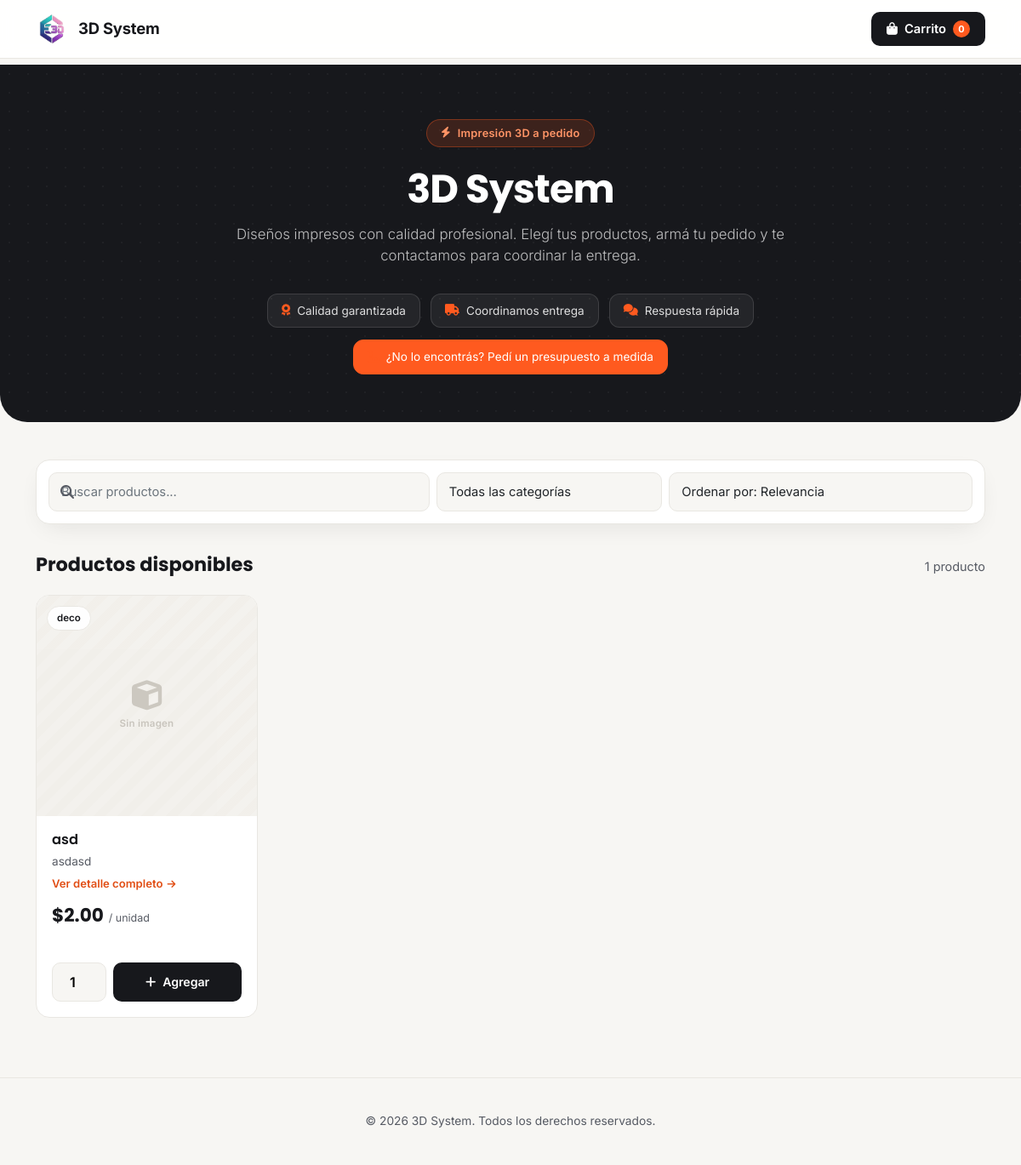
/catalogo, run on the app's committed database.
### models.py (models this page shows, shortened)
class GlobalConfig(db.Model):
    __tablename__ = 'global_config'
    id = db.Column(db.Integer, primary_key=True)
    kwh_cost = db.Column(db.Float, default=0.12)  # $ por kWh
    labor_hour_cost = db.Column(db.Float, default=15.0)  # $ por hora de trabajo
    base_profit_margin = db.Column(db.Float, default=150.0)  # Porcentaje de ganancia base
    fail_margin_multiplier = db.Column(db.Float, default=1.05)  # Factor de recargo por riesgo
    wholesale_discounts_json = db.Column(db.Text, default='[{"threshold": 5, "discount": 10, "enabled": true}, {"threshold": 10, "discount": 15, "enabled": true}, {"threshold": 25, "discount": 20, "enabled": true}]')  # Descuentos por cantidad (JSON)
    payment_methods_json = db.Column(db.Text, default='["Efectivo", "Mercado Pago", "Transferencia"]')  # Métodos de pago (JSON)
    company_name = db.Column(db.String(100), default='3D System')  # Nombre de la empresa
    company_logo_url = db.Column(db.String(500), nullable=True)  # URL del logo de la empresa
    instagram_url = db.Column(db.String(500), nullable=True)  # URL de Instagram
    whatsapp_url = db.Column(db.String(500), nullable=True)  # URL de WhatsApp
    telegram_bot_token = db.Column(db.String(200), nullable=True)  # Token del bot de Telegram
    telegram_chat_id = db.Column(db.String(100), nullable=True)  # Chat ID donde se envían los avisos
    telegram_notify_enabled = db.Column(db.Boolean, default=False)  # Activar/desactivar avisos por Telegram
    backup_email_to = db.Column(db.String(200), nullable=True)  # Email donde recibir el backup de la base de datos
    backup_smtp_user = db.Column(db.String(200), nullable=True)  # Cuenta de Gmail usada para enviar el backup
    backup_smtp_password = db.Column(db.String(200), nullable=True)  # Contraseña de aplicación de Gmail
    backup_enabled = db.Column(db.Boolean, default=False)  # Activar/desactivar backups automáticos
    backup_last_sent_at = db.Column(db.DateTime, nullable=True)  # Última vez que se envió un backup
    @classmethod
    def get_singleton(cls):
        cfg = cls.query.first()
        if not cfg:
            cfg = cls()
            db.session.add(cfg)
            db.session.commit()
        return cfg

class Product(db.Model):
    id = db.Column(db.Integer, primary_key=True)
    name = db.Column(db.String(200), nullable=False, unique=True)
    description = db.Column(db.Text, nullable=True)  # Descripción para el catálogo
    category = db.Column(db.String(100), nullable=True, default='General')  # Categoría del producto
    slicer_weight = db.Column(db.Float, default=0.0, nullable=False)  # Gramos según laminador (legacy, se calcula desde ProductMaterial)
    material_cost = db.Column(db.Float, default=0.0)  # Costo directo del laminado ($)
    print_time_hours = db.Column(db.Float, default=0.0, nullable=False)  # Formato decimal
    post_process_hours = db.Column(db.Float, default=0.0, nullable=False)  # Horas de trabajo manual
    default_material_id = db.Column(db.Integer, db.ForeignKey('material.id'), nullable=True)  # Legacy para compatibilidad
    default_printer_id = db.Column(db.Integer, db.ForeignKey('printer.id'), nullable=True)
    power_consumption = db.Column(db.Float, default=0.0)  # Consumo de energía en Watts (si no usa el de la impresora)
    additional_costs = db.Column(db.Float, default=0.0)  # Tornillos, imanes, packaging, etc.
    image_url = db.Column(db.String(500), nullable=True)  # URL de imagen del producto
    video_url = db.Column(db.String(500), nullable=True)  # Link de video (Google Drive, YouTube o archivo directo)
    retail_price = db.Column(db.Float, default=0.0)  # Precio minorista (precio base)
    enable_quantity_discounts = db.Column(db.Boolean, default=True)  # Habilitar descuentos por cantidad
    quantity_discounts_json = db.Column(db.Text, nullable=True)  # Descuentos por cantidad personalizados (JSON)
    visible = db.Column(db.Boolean, default=True)  # Visible en el catálogo público
    created_at = db.Column(db.DateTime, default=datetime.utcnow)
    materials = db.relationship('ProductMaterial', backref='product', cascade='all, delete-orphan')

### routes.py (the view)
@main.route('/catalogo')
def public_catalog():
    products = Product.query.filter_by(visible=True).all()
    config = GlobalConfig.get_singleton()
    og_image = None
    if config and config.company_logo_url:
        og_image = _to_direct_image_url(config.company_logo_url)
    else:
        first_with_image = next((p for p in products if p.image_url), None)
        if first_with_image:
            og_image = _to_direct_image_url(first_with_image.image_url)
    return render_template('public_catalog.html', products=products, config=config, og_image=og_image)

### app.py (called while the page is built)
def get_locale():
    if 'language' in session:
        return session['language']
    return request.accept_languages.best_match(['es', 'en']) or 'es'

### templates/public_catalog.html (shortened to what this page needs)
<!DOCTYPE html>
<html lang="es">
<head>
<link href="https://cdn.jsdelivr.net/npm/bootstrap@5.1.3/dist/css/bootstrap.min.css" rel="stylesheet">
<link href="https://cdnjs.cloudflare.com/ajax/libs/font-awesome/6.4.0/css/all.min.css" rel="stylesheet">
</head>
<body>
<nav class="navbar-custom">
    <div class="container">
        <div class="d-flex justify-content-between align-items-center w-100">
            <a href="#" class="navbar-brand-custom">
                {% if config and config.company_logo_url %}
                <img src="{{ config.company_logo_url }}" alt="Logo">
                {% else %}
                <img src="{{ url_for('static', filename='img/logo_icon.png') }}" alt="Logo" style="object-fit: contain; background: transparent; border: none;">
                {% endif %}
                <span>{{ config.company_name if config and config.company_name else _('Catálogo 3D') }}</span>
            </a>
            <div class="navbar-icons">
                <a href="#" class="navbar-icon cart-btn" onclick="showCartModal(); return false;">
                    <i class="fas fa-shopping-bag"></i>
                    <span id="cartCountLabel">{{ _('Carrito') }}</span>
                    <span class="cart-count" id="cartCount">0</span>
                </a>
            </div>
        </div>
    </div>
</nav>
<header class="hero">
    <div class="container hero-inner">
        <span class="eyebrow"><i class="fas fa-bolt"></i> {{ _('Impresión 3D a pedido') }}</span>
        <h1>{{ config.company_name if config and config.company_name else _('Catálogo de Productos 3D') }}</h1>
        <p class="lead">{{ _('Diseños impresos con calidad profesional. Elegí tus productos, armá tu pedido y te contactamos para coordinar la entrega.') }}</p>
        <div class="hero-badges">
            <span class="hero-badge"><i class="fas fa-award"></i> {{ _('Calidad garantizada') }}</span>
            <span class="hero-badge"><i class="fas fa-truck"></i> {{ _('Coordinamos entrega') }}</span>
            <span class="hero-badge"><i class="fas fa-comments"></i> {{ _('Respuesta rápida') }}</span>
        </div>
        <a href="{{ url_for('main.quote_request_form') }}" class="hero-badge" style="margin-top:14px; display:inline-flex; text-decoration:none; background:var(--accent); color:#fff; border-color:var(--accent);">
            <i class="fas fa-ruler-combined"></i> {{ _('¿No lo encontrás? Pedí un presupuesto a medida') }}
        </a>
    </div>
</header>
<div class="container">
    <div class="filter-bar">
        <div class="row g-2">
            <div class="col-md-5">
                <div class="search-wrap">
                    <i class="fas fa-search"></i>
                    <input type="text" id="searchInput" class="form-control" placeholder="{{ _('Buscar productos...') }}" onkeyup="filterProducts()">
                </div>
            </div>
            <div class="col-md-3">
                <select id="categoryFilter" class="form-select" onchange="filterProducts()">
                    <option value="">{{ _('Todas las categorías') }}</option>
                </select>
            </div>
            <div class="col-md-4">
                <select id="sortOrder" class="form-select" onchange="filterProducts()">
                    <option value="default">{{ _('Ordenar por: Relevancia') }}</option>
                </select>
            </div>
        </div>
    </div>
    <div class="section-heading">
        <h2>{{ _('Productos disponibles') }}</h2>
        <span id="resultsCount"></span>
    </div>
    {% if products %}
    <div class="row" id="productsGrid">
        {% for product in products %}
        <div class="col-lg-3 col-md-4 col-sm-6">
            <div class="product-card" id="product-card-{{ product.id }}" data-category="{{ product.category or 'General' }}">
                <div class="product-media">
                    {% if product.category %}<span class="category-tag">{{ product.category }}</span>{% endif %}
                    {% if product.images and product.images|length > 1 %}
                    <div id="carousel-{{ product.id }}" class="carousel slide" data-bs-ride="carousel">
                        <div class="carousel-inner">
                            {% for img in product.images|sort(attribute='sort_order') %}
                            <div class="carousel-item {% if loop.first %}active{% endif %}">
                                <img src="{{ img.image_url }}" alt="{{ product.name }}" loading="lazy" decoding="async" class="open-detail-trigger" data-product-id="{{ product.id }}" style="cursor: pointer;">
                            </div>
                            {% endfor %}
                        </div>
                        <button class="carousel-control-prev" type="button" data-bs-target="#carousel-{{ product.id }}" data-bs-slide="prev">
                            <span class="carousel-control-prev-icon"></span>
                        </button>
                        <button class="carousel-control-next" type="button" data-bs-target="#carousel-{{ product.id }}" data-bs-slide="next">
                            <span class="carousel-control-next-icon"></span>
                        </button>
                    </div>
                    {% elif product.image_url %}
                    <img class="product-image open-detail-trigger" data-product-id="{{ product.id }}" src="{{ product.image_url }}" alt="{{ product.name }}" loading="lazy" decoding="async" style="cursor: pointer;">
                    {% else %}
                    <div class="product-image placeholder"><i class="fas fa-cube"></i><span>{{ _('Sin imagen') }}</span></div>
                    {% endif %}
                </div>
                <div class="product-body">
                    <div class="product-clickable open-detail-trigger" data-product-id="{{ product.id }}">
                        <h4>{{ product.name }}</h4>
                        {% if product.description %}<p class="desc">{{ product.description }}</p>{% endif %}
                    </div>
                    <button type="button" class="btn-view-detail open-detail-trigger" data-product-id="{{ product.id }}">
                        {{ _('Ver detalle completo') }} <i class="fas fa-arrow-right"></i>
                    </button>
                    <div class="price-row">
                        <span class="price">${{ '%.2f'|format(product.retail_price) if product.retail_price and product.retail_price > 0 else ('%.2f'|format(product.suggested_price) if product.suggested_price else 'N/A') }}</span>
                        <span class="price-unit">{{ _('/ unidad') }}</span>
                    </div>
                    <div class="product-actions">
                        <div class="qty-input-group">
                            <input type="number" id="quantity-{{ product.id }}" min="1" value="1">
                            <button class="btn-add add-to-cart-btn"
                                    data-product-id="{{ product.id }}"
                                    data-product-name="{{ product.name }}"
                                    data-price="{{ product.retail_price if product.retail_price and product.retail_price > 0 else (product.suggested_price if product.suggested_price else 0) }}"
                                    data-discounts-enabled="{{ product.enable_quantity_discounts|lower }}"
                                    data-threshold-5="{{ product.discount_threshold_5 or 5 }}"
                                    data-threshold-10="{{ product.discount_threshold_10 or 10 }}"
                                    data-threshold-25="{{ product.discount_threshold_25 or 25 }}">
                                <i class="fas fa-plus"></i> {{ _('Agregar') }}
                            </button>
                        </div>
                    </div>
                </div>
            </div>
        </div>
        {% endfor %}
    </div>
    {% else %}
    <div class="empty-state">
        <i class="fas fa-box-open"></i>
        <h4>{{ _('Todavía no hay productos publicados') }}</h4>
        <p class="mb-0">{{ _('Muy pronto vas a encontrar acá nuestro catálogo completo. ¡Volvé a visitarnos!') }}</p>
    </div>
    {% endif %}
</div>
<footer class="site-footer">
    <div class="container">
        <div>&copy; {{ current_year }} {{ config.company_name if config and config.company_name else _('Catálogo 3D') }}. {{ _('Todos los derechos reservados.') }}</div>
    </div>
</footer>
</body>
</html>

### data on the page
GlobalConfig: company_name "3D System"
Product: category "deco", name "asd", description "asdasd", retail_price "2.00", id "1"

### other printed values
form field value "Todas las categorías"
form field value "Ordenar por: Relevancia"
